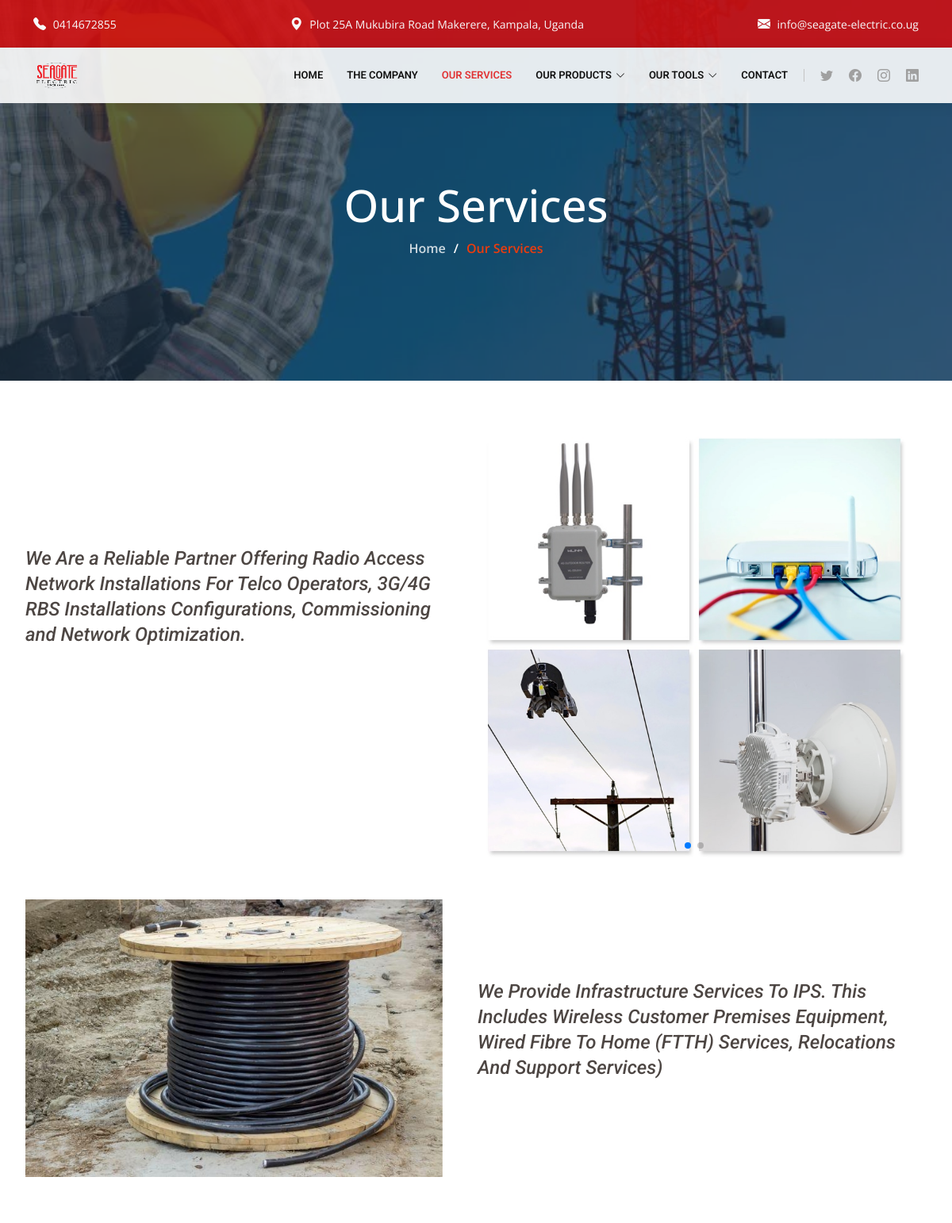
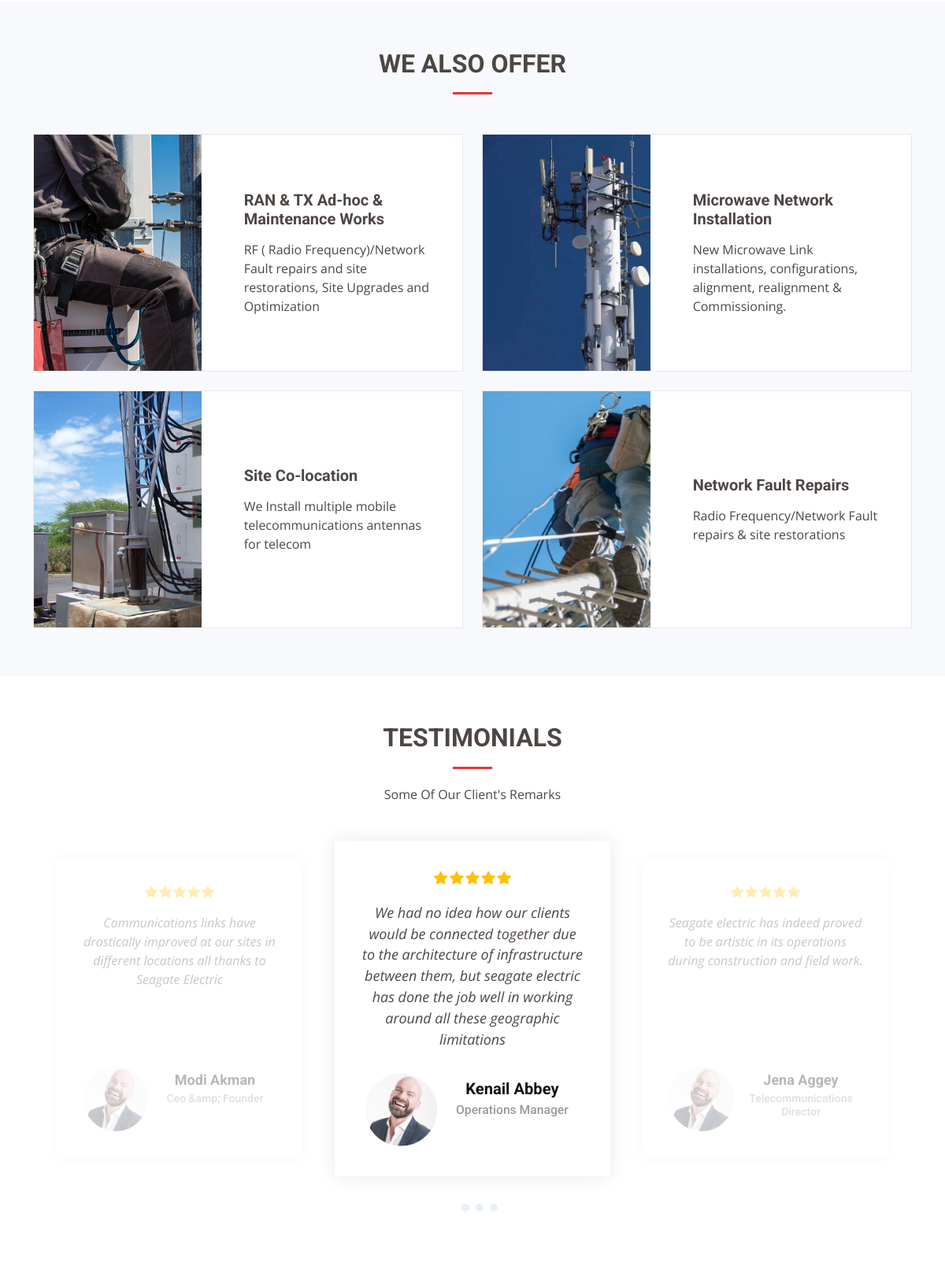
Screenshot of /services/service/2 (upper part) with the database file from the repository (2 pictures, top to bottom).
### services/models.py (models this page shows, shortened)
class MainDescription(models.Model):
    service = models.ForeignKey(Service, verbose_name=_(""), on_delete=models.CASCADE)
    description = models.CharField(max_length=2000)
    sideImage = models.ImageField(upload_to="img/serviceDescription")
    class Meta:
        verbose_name = _("MainDescription")
        verbose_name_plural = _("MainDescription")

class SlidingImage(models.Model):
    description = models.ForeignKey(MainDescription, verbose_name=_(""), on_delete=models.CASCADE)
    sideImage = models.ImageField(upload_to="img/SlidingImages")
    class Meta:
        verbose_name = _("SlidingImage")
        verbose_name_plural = _("SlidingImage")

class ServiceCard(models.Model):
    service = models.ForeignKey(Service, verbose_name=_(""), on_delete=models.CASCADE)
    title = models.CharField(max_length=150)
    sideImage = models.ImageField(upload_to="img/serviceCards")
    description = models.CharField(max_length=2500)
    class Meta:
        verbose_name = _("ServiceCard")
        verbose_name_plural = _("ServiceCards")

class Testimonial(models.Model):
    comment = models.CharField(max_length=2000)
    owner = models.CharField(max_length=100)
    position = models.CharField(max_length=100)
    class Meta:
        verbose_name = _("Testimonial")
        verbose_name_plural = _("Testimonials")

### services/views.py (the view)
# urls.py: path('service/<int:id>', views.service, name="service"),
def service(request, id):
    products = Product.objects.all()
    tools = Tool.objects.all()
    services = Service.objects.all()[0]
    service = Service.objects.get(id=id)
    cards = ServiceCard.objects.filter(service=id)
    mainDesc = MainDescription.objects.all()[0]
    mainDesc1 = MainDescription.objects.all()[1]
    testimonials = Testimonial.objects.all()
    slidingImages = SlidingImage.objects.filter(description=mainDesc.id)
    return render(request, 'service.html', {"products":products,"tools":tools,"service":service,"cards":cards,"services":services,"desc":mainDesc,"desc1":mainDesc1,"tests":testimonials,"sliders":slidingImages})

### services/templates/service.html
{% extends 'master_service.html' %}
{% load static %}
{% block service %}
<main id="main">
    <section id="about-us" class="about-us">
      <div class="container" data-aos="fade-up">
        <div class="row content">
          <div class="col-lg-6" data-aos="fade-right" >
            <div style="height:100px" class="spacer"></div>
            <h3 class="mt-5"><i>{{desc.description}}</i></h3>
          </div>
          {% if not sliders %}
          <div class="col-lg-6 pt-4 pt-lg-0" data-aos="fade-left">
            <img src="{{desc.sideImage.url}}" style="max-height: 350px ;"/>
          </div>
          {% else %}
          <div class="col-lg-6 pt-4 pt-lg-0 slides  position-relative" data-aos="fade-left">
            <div class="slides-1 swiper" id="swiper">
              <div class="swiper-wrapper">
                {% for image in sliders %}
                <div class="swiper-slide">
                  <div class="item">
                    <img src="{{image.sideImage.url}}" class="img-fluid" alt="">
                  </div>
                </div>
                {% endfor %}
              </div>
              <div class="swiper-pagination"></div>
            </div>
          </div>
          {% endif %}
        </div>
        <div class="row content mt-5">
          <div class="col-lg-6 pt-4 pt-lg-0" data-aos="fade-right">
            <img src="{{desc.sideImage.url}}" style="max-height: 350px ;"/>
          </div>
          <div class="col-lg-6" data-aos="fade-right" >
            <div style="height:100px" class="spacer"></div>
            <h3 class="align-middle"><i>{{desc1.description}}</i></h3>
          </div>
        </div>
      </div>
    </section>
    <section id="services-cards" class="services-cards">
      <div class="container" data-aos="fade-up">
        <div class="section-title">
          <h2>We Also Offer</h2>
        </div>
        <div class="row gy-4">
          {% for card in cards %}
            <div class="col-lg-6" data-aos="fade-up" data-aos-delay="100">
              <div class="card-item">
                <div class="row">
                  <div class="col-xl-5">
                    <div class="card-bg" style="background-image: url({{card.sideImage.url}});"></div>
                  </div>
                  <div class="col-xl-7 d-flex align-items-center">
                    <div class="card-body">
                      <h4 class="card-title">{{card.title}}</h4>
                      <p>{{card.description}}</p>
                    </div>
                  </div>
                </div>
              </div>
            </div>
          {% endfor %}
        </div>
      </div>
    </section>
  </main>
{% endblock service %}

### services/templates/master_service.html
{% extends 'master.html' %}
{% load static %}
{% block content %}
<main id="main">
    <div class="breadcrumbs d-flex align-items-center" style="background-image: url('../../static/img/tower.png');">
      <div class="container position-relative d-flex flex-column align-items-center">
          <h2>Our Services</h2>
        <ol>
          <li><a href="{% url 'home' %}">Home</a></li>
          <li>Our Services</li>
          <li>Our Services</li>
        </ol>
      </div>
    </div>
    {% block service %}{% endblock service %}
    <section id="testimonials" class="testimonials">
      <div class="container" data-aos="fade-up">
        <div class="section-title">
            <h2>Testimonials</h2>
            <p>Some Of Our Client's Remarks</p>
        </div>
        <div class="slides-3 swiper" data-aos="fade-up" data-aos-delay="100">
          <div class="swiper-wrapper">
            {% for test in tests %}
              <div class="swiper-slide">
              <div class="testimonial-item">
                <div class="stars">
                  <i class="bi bi-star-fill"></i><i class="bi bi-star-fill"></i><i class="bi bi-star-fill"></i><i class="bi bi-star-fill"></i><i class="bi bi-star-fill"></i>
                </div>
                <p>
                  {{test.comment}}
                </p>
                <div class="profile mt-auto">
                  <img src="assets/img/testimonials/testimonials-1.jpg" class="testimonial-img" alt="">
                  <h3>{{test.owner}}</h3>
                  <h4>{{test.position}}</h4>
                </div>
              </div>
            </div>
            {% endfor %}
          </div>
          <div class="swiper-pagination"></div>
        </div>
      </div>
    </section>
  </main>
{% endblock content %}

### SeaGateProject/static/css/style.css (style rules this page uses)
body { font-family: "Open Sans", sans-serif; color: #4d4643; }
a { text-decoration: none; }
h1, h2, h3, h4, h5, h6 { font-family: "Roboto", sans-serif; }
section { padding: 60px 0; overflow: hidden; }
.section-title { text-align: center; padding-bottom: 30px; }
.section-title h2 { font-size: 32px; font-weight: bold; text-transform: uppercase; margin-bottom: 20px; padding-bottom: 20px; position: relative; }
.section-title h2::after { content: ""; position: absolute; display: block; width: 50px; height: 3px; background: #e00c0cd1; bottom: 0; left: calc(50% - 25px); }
.section-title p { margin-bottom: 0; }
.breadcrumbs { padding: 140px 0 60px 0; min-height: 60vh; position: relative; background-size: cover; background-position: center; background-repeat: no-repeat; }
.breadcrumbs:before { content: ""; background-color: rgba(27, 47, 69, 0.7); position: absolute; inset: 0; }
.breadcrumbs h2 { font-size: 56px; font-weight: 500; color: #fff; font-family: var(--font-secondary); }
.breadcrumbs ol { display: flex; flex-wrap: wrap; list-style: none; padding: 0 0 10px 0; margin: 0; font-size: 16px; font-weight: 600; color: var(--color-primary); }
.breadcrumbs ol a { color: rgba(255, 255, 255, 0.8); transition: 0.3s; }
.breadcrumbs ol li+li { padding-left: 10px; color: #ed3c0d; }
.breadcrumbs ol li+li::before { display: inline-block; padding-right: 10px; color: #fff; content: "/"; }
.about-us .content h3 { font-weight: 500; line-height: 32px; font-size: 24px; }
#about-us { margin-right: 20px; }
.testimonials .testimonial-item { box-sizing: content-box; padding: 40px; box-shadow: 0px 2px 12px rgba(0, 0, 0, 0.08); position: relative; background: #fff; }
.testimonials .testimonial-item .testimonial-img { width: 90px; border-radius: 50px; border: 6px solid #fff; float: left; margin: 0 10px 0 0; }
.testimonials .testimonial-item h3 { font-size: 18px; font-weight: bold; margin: 10px 0 5px 0; color: #111; }
.testimonials .testimonial-item h4 { font-size: 14px; color: #999; margin: 0; }
.testimonials .testimonial-item p { font-style: italic; margin: 15px 0 0 0; padding: 0; }
.services-cards { background: #f7f9fc; }
.services-cards .card-item { border: 1px solid rgba(27, 47, 69, 0.1); background: #fff; position: relative; border-radius: 0; }
.services-cards .card-item .card-bg { min-height: 300px; background-size: cover; background-repeat: no-repeat; }
.services-cards .card-item .card-body { padding: 30px; }
.services-cards .card-item h4 { font-weight: 700; font-size: 20px; margin-bottom: 15px; color: var(--color-secondary); }
.services-cards .card-item p { color: var(--color-secondary); margin: 0; }
.testimonials .testimonial-item { box-sizing: content-box; padding: 30px; margin: 40px 30px; box-shadow: 0px 0 20px rgba(27, 47, 69, 0.1); background: #fff; min-height: 320px; display: flex; flex-direction: column; text-align: center; transition: 0.3s; }
.testimonials .testimonial-item .stars { margin-bottom: 15px; }
.testimonials .testimonial-item .stars i { color: #ffc107; margin: 0 1px; }
.testimonials .testimonial-item .testimonial-img { width: 90px; border-radius: 50%; border: 4px solid #fff; margin: 0 auto; }
.testimonials .testimonial-item p { font-style: italic; margin: 0 auto 15px auto; }
.testimonials .swiper-pagination { margin-top: 20px; position: relative; }
.testimonials .swiper-slide { opacity: 0.3; }
@media (min-width: 1200px) { .testimonials .swiper-slide-next { opacity: 1; transform: scale(1.12); } }

### rows the page displays
MainDescription: description "We Are a Reliable Partner Offering Radio Access Network Installations For Telco Operators, 3G/4G RBS Installations Configurations, Commissioning and Network Optimization.", sideImage (picture)
SlidingImage: sideImage (picture)
MainDescription: description "We Provide Infrastructure Services To IPS. This Includes Wireless Customer Premises Equipment, Wired Fibre To Home (FTTH) Services, Relocations And Support Services)"
ServiceCard: sideImage (picture), title "RAN & TX Ad-hoc & Maintenance Works", description "RF ( Radio Frequency)/Network Fault repairs and site restorations, Site Upgrades and Optimization"
ServiceCard: sideImage (picture), title "Microwave Network Installation", description "New Microwave Link installations, configurations, alignment, realignment & Commissioning."
ServiceCard: sideImage (picture), title "Site Co-location", description "We Install multiple mobile telecommunications antennas for telecom"
ServiceCard: sideImage (picture), title "Network Fault Repairs", description "Radio Frequency/Network Fault repairs & site restorations"
Testimonial: comment "Communications links have drastically improved at our sites in different locations all thanks to Seagate Electric", owner "Modi Akman", position "Ceo &amp; Founder"
Testimonial: comment "We had no idea how our clients would be connected together due to the architecture of infrastructure between them, but seagate electric has done the job well in working around all these geographic limitations", owner "Kenail Abbey", position "Operations Manager"
Testimonial: comment "Seagate electric has indeed proved to be artistic in its operations during construction and field work.", owner "Jena Aggey", position "Telecommunications Director"
